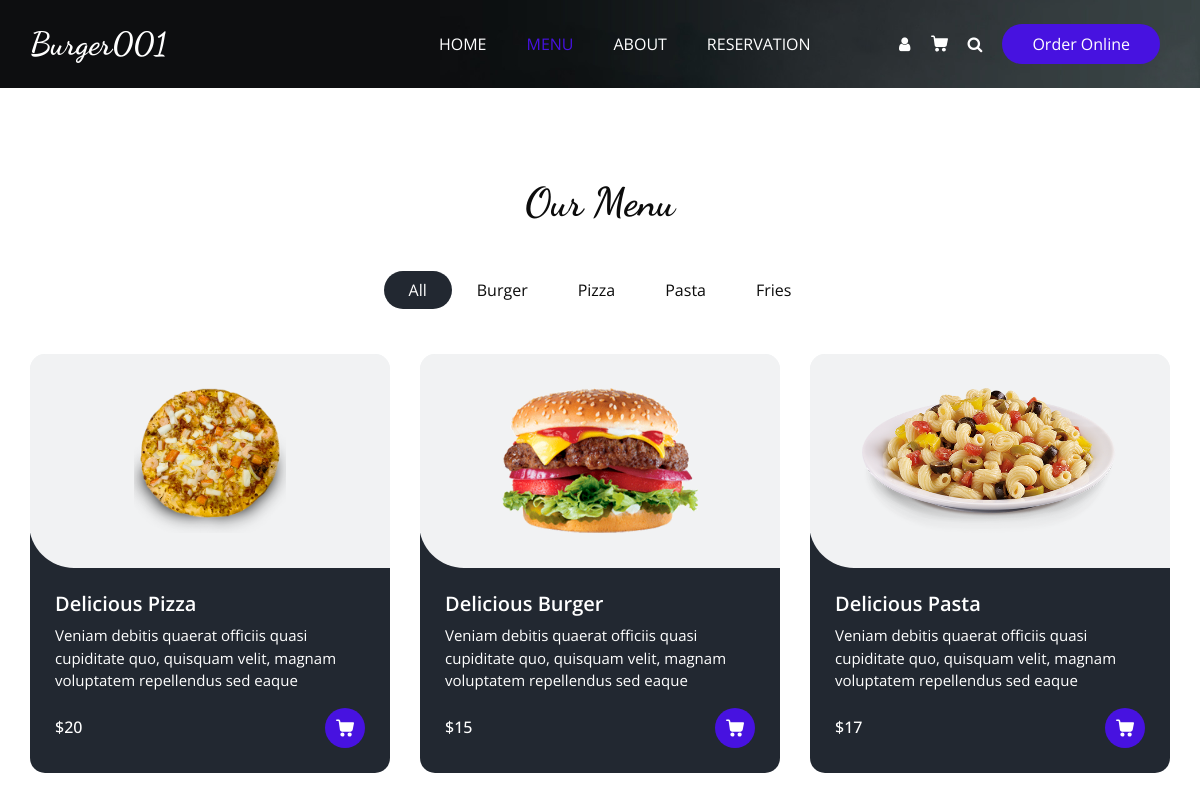
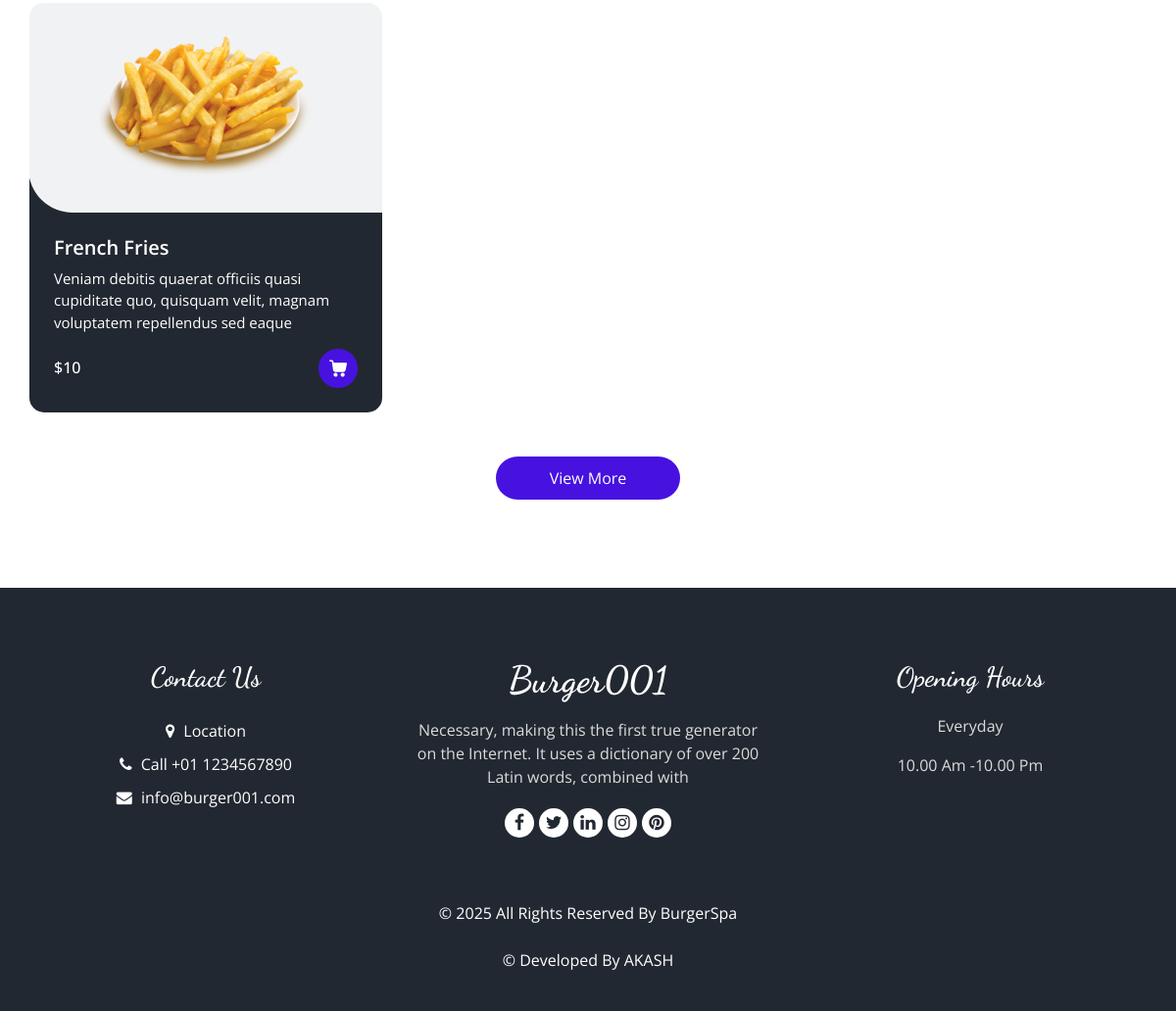
The app's page /menu/ with its own data (2 pictures, top to bottom).
### Base_App/models.py (models this page shows, shortened)
class ItemCategory(models.Model):
    Category_name = models.CharField(max_length=20)
    def __str__(self):
        return self.Category_name

class ItemList(models.Model):
    Item_name = models.CharField(max_length=20)
    Item_description = models.TextField(blank=False)
    Item_price = models.IntegerField()
    Category = models.ForeignKey(ItemCategory, related_name='Item_Category', on_delete=models.CASCADE)
    Item_image = models.ImageField(upload_to='Items/')
    created_at = models.DateTimeField(auto_now_add=True)

### Base_App/views.py (the view)
# urls.py: path('menu/', menu, name='Menu'),
def menu(request):
    items = ItemList.objects.all()
    list = ItemCategory.objects.all()
    context = {
        'items': items,
        'list': list,
    }
    return render(request, 'menu.html', context)

### Templates/menu.html (shortened to what this page needs)
{% extends "base.html" %}
{% load static %}
{% block menu_status %}active{% endblock %}
{% block class %}class="sub_page" {% endblock %}
{% block content %}
<section class="food_section layout_padding">
    <div class="container">
      <div class="heading_container heading_center">
        <h2>
          Our Menu
        </h2>
      </div>
      <ul class="filters_menu">
        <li class="active" data-filter="*">All</li>
        {% for lists in list %}
        <li data-filter=".{{ lists.Category_name }}">{{ lists.Category_name }}</li>
        {% endfor %}
      </ul>
      <div class="filters-content">
        <div class="row grid">
          {% for item in items %}
          <div class="col-sm-6 col-lg-4 all {{ item.Category }}">
            <div class="box">
              <div>
                <div class="img-box">
                  <img src="/media/{{ item.Item_image }}" alt="{{ item.Item_image }}">
                </div>
                <div class="detail-box">
                  <h5>
                    {{ item.Item_name }}
                  </h5>
                  <p>
                    {{ item.Item_description }}
                  </p>
                  <div class="options">
                    <h6>
                      ${{ item.Item_price }}
                    </h6>
                    <a href="">
                    </a>
                  </div>
                </div>
              </div>
            </div>
          </div>
          {% endfor %}
        </div>
      </div>
      <div class="btn-box">
        <a href="">
          View More
        </a>
      </div>
    </div>
</section>
{% endblock %}

### Templates/base.html (shortened to what this page needs)
<!DOCTYPE html>
{% load static %}
<html>
  <head>
    <link rel="stylesheet" type="text/css" href="{% static 'css/bootstrap.css' %}" />
    <link
      rel="stylesheet"
      type="text/css"
      href="https://cdnjs.cloudflare.com/ajax/libs/OwlCarousel2/2.3.4/assets/owl.carousel.min.css"
    />
    <link
      rel="stylesheet"
      href="https://cdnjs.cloudflare.com/ajax/libs/jquery-nice-select/1.1.0/css/nice-select.min.css"
    />
    <link href="{% static 'css/font-awesome.min.css' %}" rel="stylesheet" />
    <link href="{% static 'css/style.css' %}" rel="stylesheet" />
    <link href="{% static 'css/responsive.css' %}" rel="stylesheet" />
  </head>
  <body {% block class %} {% endblock %} >
    <div class="hero_area">
      <div class="bg-box">
        <img src="{% static 'images/hero-bg.jpg' %}" alt="" />
      </div>
      <header class="header_section">
        <div class="container">
          <nav class="navbar navbar-expand-lg custom_nav-container">
            <a class="navbar-brand" href="{% url "Home" %}">
              <span> Burger001 </span>
            </a>
            <div class="collapse navbar-collapse" id="navbarSupportedContent">
              <ul class="navbar-nav mx-auto">
                <li class="nav-item {% block home_status%} {% endblock %}">
                  <a class="nav-link" href="{% url "Home" %}"
                    >Home <span class="sr-only">(current)</span></a
                  >
                </li>
                <li class="nav-item {% block menu_status%} {% endblock %}">
                  <a class="nav-link" href="{% url "Menu" %}">Menu</a>
                </li>
                <li class="nav-item {% block about_status%} {% endblock %}">
                  <a class="nav-link" href="{% url "About" %}">About</a>
                </li>
                <li class="nav-item {% block reservation_status%} {% endblock %}">
                  <a class="nav-link" href="{% url "Reservation" %}">Reservation</a>
                </li>
              </ul>
              <div class="user_option">
                <a href="" class="user_link">
                  <i class="fa fa-user" aria-hidden="true"></i>
                </a>
                <a class="cart_link" href="#">
                </a>
                <form class="form-inline">
                  <button class="btn my-2 my-sm-0 nav_search-btn" type="submit">
                    <i class="fa fa-search" aria-hidden="true"></i>
                  </button>
                </form>
                <a href="" class="order_online"> Order Online </a>
              </div>
            </div>
          </nav>
        </div>
      </header>
    </div>
    {% block content %} {% endblock %}
    <footer class="footer_section">
      <div class="container">
        <div class="row">
          <div class="col-md-4 footer-col">
            <div class="footer_contact">
              <h4>Contact Us</h4>
              <div class="contact_link_box">
                <a href="">
                  <i class="fa fa-map-marker" aria-hidden="true"></i>
                  <span> Location </span>
                </a>
                <a href="">
                  <i class="fa fa-phone" aria-hidden="true"></i>
                  <span> Call +01 1234567890 </span>
                </a>
                <a href="">
                  <i class="fa fa-envelope" aria-hidden="true"></i>
                  <span> info@burger001.com </span>
                </a>
              </div>
            </div>
          </div>
          <div class="col-md-4 footer-col">
            <div class="footer_detail">
              <a href="" class="footer-logo"> Burger001 </a>
              <p>
                Necessary, making this the first true generator on the Internet.
                It uses a dictionary of over 200 Latin words, combined with
              </p>
              <div class="footer_social">
                <a href="">
                  <i class="fa fa-facebook" aria-hidden="true"></i>
                </a>
                <a href="">
                  <i class="fa fa-twitter" aria-hidden="true"></i>
                </a>
                <a href="">
                  <i class="fa fa-linkedin" aria-hidden="true"></i>
                </a>
                <a href="">
                  <i class="fa fa-instagram" aria-hidden="true"></i>
                </a>
                <a href="">
                  <i class="fa fa-pinterest" aria-hidden="true"></i>
                </a>
              </div>
            </div>
          </div>
          <div class="col-md-4 footer-col">
            <h4>Opening Hours</h4>
            <p>Everyday</p>
            <p>10.00 Am -10.00 Pm</p>
          </div>
        </div>
        <div class="footer-info">
          <p>
            &copy; <span id="displayYear"></span> All Rights Reserved By
            <a href="{% url "Home" %}">BurgerSpa</a><br /><br />
            &copy;  Developed By
            <a href="https://akash.envalab.com/" target="_blank">AKASH</a>
          </p>
        </div>
      </div>
    </footer>
  </body>
</html>

### Static/css/responsive.css (style rules this page uses)
@media (min-width: 1200px) { .container { max-width: 1170px; } }

### records on screen
ItemCategory: Category_name "Burger"
ItemCategory: Category_name "Pizza"
ItemCategory: Category_name "Pasta"
ItemCategory: Category_name "Fries"
ItemList: Item_image (picture), Item_name "Delicious Pizza", Item_description "Veniam debitis quaerat officiis quasi cupiditate quo, quisquam velit, magnam voluptatem repellendus sed eaque", Item_price "20"
ItemList: Item_image (picture), Item_name "Delicious Burger", Item_description "Veniam debitis quaerat officiis quasi cupiditate quo, quisquam velit, magnam voluptatem repellendus sed eaque", Item_price "15"
ItemList: Item_image (picture), Item_name "Delicious Pasta", Item_description "Veniam debitis quaerat officiis quasi cupiditate quo, quisquam velit, magnam voluptatem repellendus sed eaque", Item_price "17"
ItemList: Item_image (picture), Item_name "French Fries", Item_description "Veniam debitis quaerat officiis quasi cupiditate quo, quisquam velit, magnam voluptatem repellendus sed eaque", Item_price "10"
